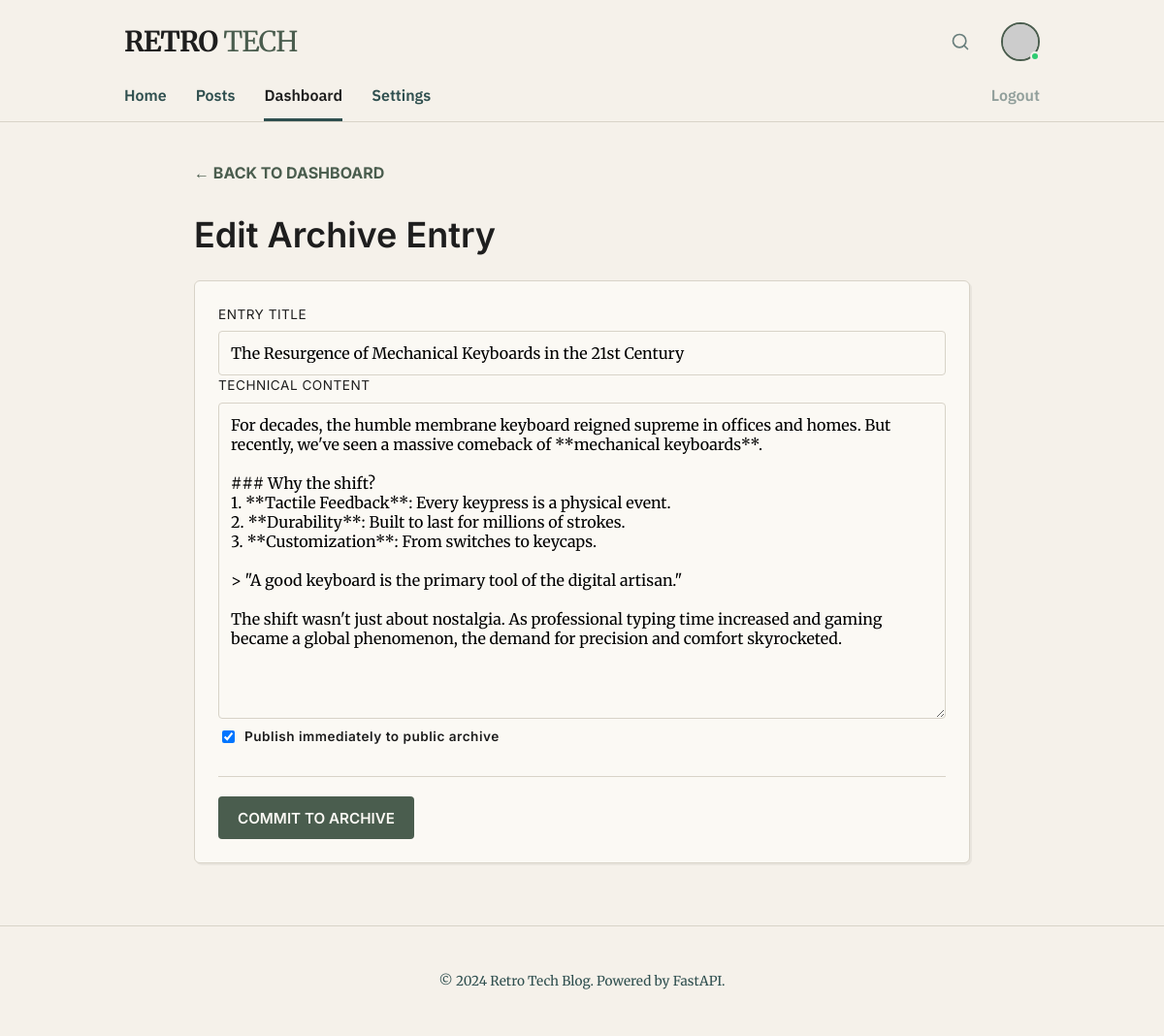
/dashboard/posts/1/edit (signed in), run on the app's committed database.
### app/models/post.py (models this page shows)
class Post(Base):
    __tablename__ = "posts"
    id = Column(Integer, primary_key=True, index=True)
    title = Column(String, index=True, nullable=False)
    content = Column(Text, nullable=False)
    published = Column(Boolean, default=False)
    created_at = Column(DateTime, server_default=func.now())
    author_id = Column(Integer, ForeignKey("users.id"))
    author = relationship("User", back_populates="posts")

### app/web/routes.py (the view)
@router.get("/dashboard/posts/{id}/edit", response_class=HTMLResponse)
async def post_edit_get(
    id: int,
    request: Request,
    db: Session = Depends(deps.get_db),
    current_user: User = Depends(deps.get_current_active_admin)
):
    post = post_service.get_post(db, post_id=id)
    if not post:
        raise HTTPException(status_code=404, detail="Post not found")
    return templates.TemplateResponse(
        request,
        "dashboard/post_form.html",
        {"user": current_user, "post": post, "action": "Edit"}
    )

### app/templates/dashboard/post_form.html (shortened to what this page needs)
{% extends "base.html" %}
{% block content %}
<div style="max-width: 800px; margin: 0 auto;">
    <div style="margin-bottom: 30px;">
        <a href="/dashboard" style="color: var(--primary-color); text-decoration: none; font-family: 'Inter', sans-serif; font-weight: 700;">&larr; BACK TO DASHBOARD</a>
    </div>
    <h1>{{ action }} Archive Entry</h1>
    <div class="card">
        <form method="post">
            <div>
                <label for="title">Entry Title</label>
                <input type="text" id="title" name="title" required minlength="5" maxlength="100" value="{{ post.title if post else '' }}" placeholder="Enter a descriptive title...">
            </div>
            <div>
                <label for="content">Technical Content</label>
                <textarea id="content" name="content" required minlength="20" rows="15" placeholder="Document the technical details here...">{{ post.content if post else '' }}</textarea>
            </div>
            <div style="display: flex; align-items: center; margin-bottom: 30px;">
                <input type="checkbox" id="published" name="published" value="true" {{ 'checked' if post and post.published else '' }} style="width: auto; margin-right: 10px;">
                <label for="published" style="margin-bottom: 0; text-transform: none; font-weight: 600;">Publish immediately to public archive</label>
            </div>
            <div style="border-top: 1px solid var(--border-color); padding-top: 20px;">
                <button type="submit" class="btn btn-primary">COMMIT TO ARCHIVE</button>
            </div>
        </form>
    </div>
</div>
{% endblock %}

### app/static/css/main.css (style rules this page uses)
:root { --bg-color: #F5F1EA; --text-color: #1E1E1E; --primary-color: #4A5D4E; --secondary-color: #2F4F4F; --border-color: #D8D3C8; --card-bg: #FBF9F4; --success-color: #5B7F6A; --error-color: #8B3A3A; --warning-color: #A67C52; }
* { box-sizing: border-box; }
body { background-color: var(--bg-color); color: var(--text-color); font-family: 'Merriweather', serif; line-height: 1.6; margin: 0; padding: 0; overflow-x: hidden; }
h1, h2, h3, h4, h5, h6, .ui-font { font-family: 'Inter', sans-serif; font-weight: 600; line-height: 1.2; }
h1 { font-size: 1.75rem; }
.card { background: var(--card-bg); border: 1px solid var(--border-color); border-radius: 6px; padding: 16px; margin-bottom: 16px; box-shadow: 2px 2px 0 rgba(0,0,0,0.05); }
.btn { display: inline-flex; align-items: center; justify-content: center; padding: 12px 20px; min-height: 44px; border-radius: 4px; font-family: 'Inter', sans-serif; font-weight: 600; text-decoration: none; cursor: pointer; border: none; font-size: 0.95rem; }
.btn-primary { background: var(--primary-color); color: var(--card-bg); }
@media (min-width: 641px) { h1 { font-size: 2.25rem; } }
@media (min-width: 641px) { .card { padding: 24px; } }
input[type="text"], input[type="email"], input[type="password"], textarea { width: 100%; padding: 12px; border: 1px solid var(--border-color); border-radius: 4px; background: var(--card-bg); font-family: 'Merriweather', serif; font-size: 1rem; }
label { display: block; font-family: 'Inter', sans-serif; font-size: 0.85rem; margin-bottom: 6px; text-transform: uppercase; letter-spacing: 0.5px; }

### data on the page
Post: title "The Resurgence of Mechanical Keyboards in the 21st Century", content "For decades, the humble membrane keyboard reigned supreme in offices and homes. But recently, we've seen a massive comeback of **mechanical keyboards**. ### Why the shift? 1. **Tactile Feedback**: Every keypress is a physical event. 2. **Durability**: Built to last for millions of strokes. 3. **Customization**: From switches to keycaps. > \"A good keyboard is the primary tool of the digital artisan.\" The shift wasn't just about nostalgia. As professional typing time increased and gaming became a global phenomenon, the demand for precision and comfort skyrocketed."

### other printed values
{{ action }} "Edit"
